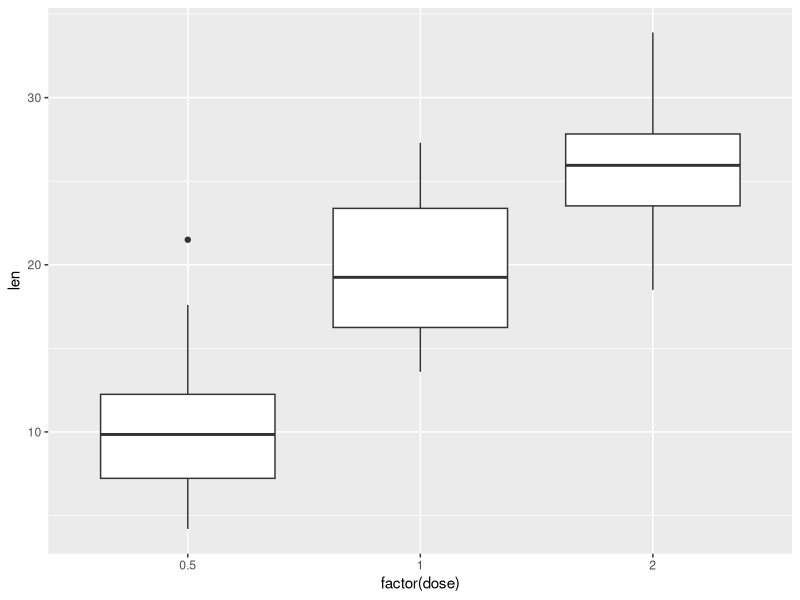
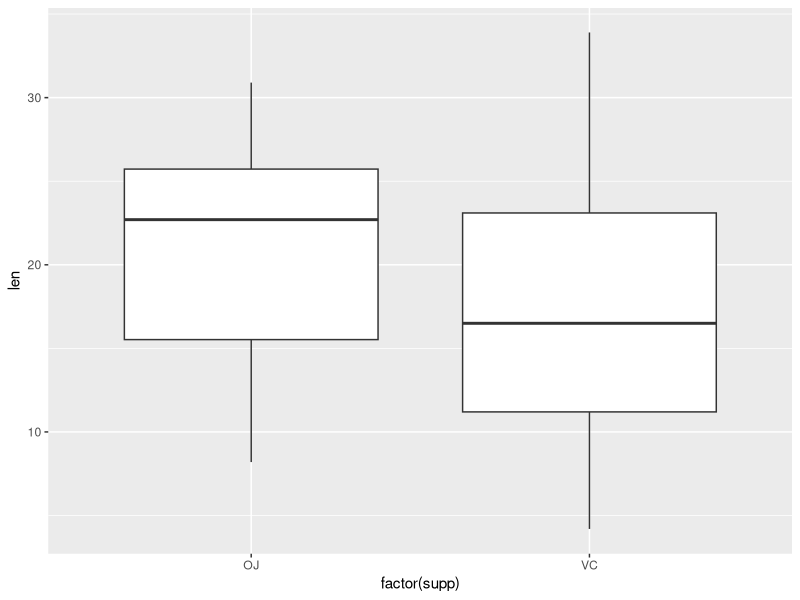
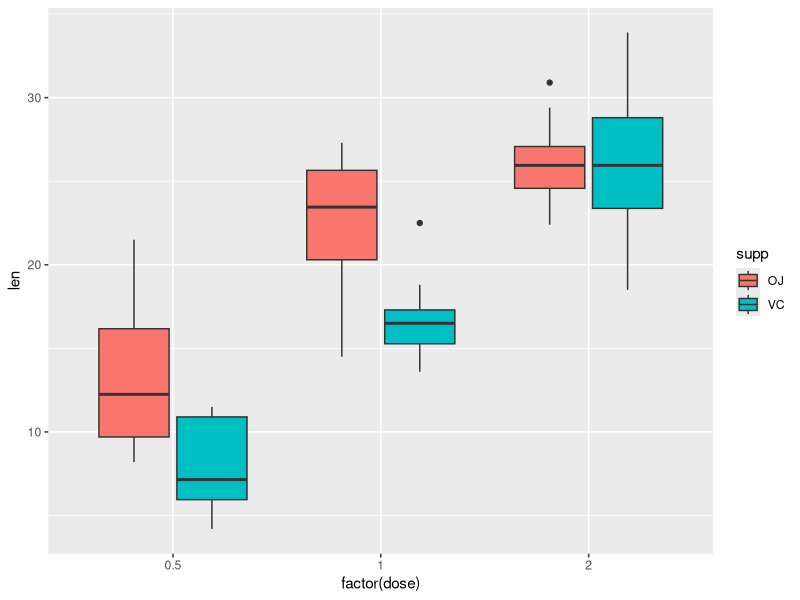

Reproduce these figures in R, in order.
## ---- chunk 1
knitr::opts_chunk$set(echo = TRUE)
set.seed(4)
library(ggplot2)
library(reshape2)
## ---- chunk 2
tg_data<-ToothGrowth

#Dataset dimentions
dim(tg_data)
#First few lines
head(tg_data)
#General review of the data
summary(tg_data)
## ---- chunk 3
#Convert dose to factor
#Plot len vs dose
p<-ggplot(data=tg_data,aes(x=factor(dose),y=len))
p+geom_boxplot()
## ---- chunk 4
t.test(c(tg_data$len[tg_data$dose==1.0]),c(tg_data$len[tg_data$dose==0.5]),alternative = "greater", paired = FALSE)
## ---- chunk 5
t.test(c(tg_data$len[tg_data$dose==1.0]),c(tg_data$len[tg_data$dose==2.0]),alternative = "less", paired = FALSE)
## ---- chunk 6
tg_temp<-tg_data
tg_temp$ones <- rep(1,nrow(tg_temp)) 
dcast(tg_temp,supp~dose,value.var = "ones",fun.aggregate = sum)
## ---- chunk 7
p<-ggplot(data=tg_data,aes(x=factor(supp),y=len))
p+geom_boxplot()
## ---- chunk 8
t.test(c(tg_data$len[tg_data$supp=="OJ"]),c(tg_data$len[tg_data$supp=="VC"]),alternative = "greater", paired = FALSE)
## ---- chunk 9
p<-ggplot(data=tg_data,aes(x=factor(dose),y=len,fill=supp))
p+geom_boxplot()
## ---- chunk 10
tg_data_2.0<-subset(tg_data,dose==2.0)
t.test(c(tg_data_2.0$len[tg_data_2.0$supp=="OJ"]),c(tg_data_2.0$len[tg_data_2.0$supp=="VC"]),alternative = "two.sided", paired = FALSE)
